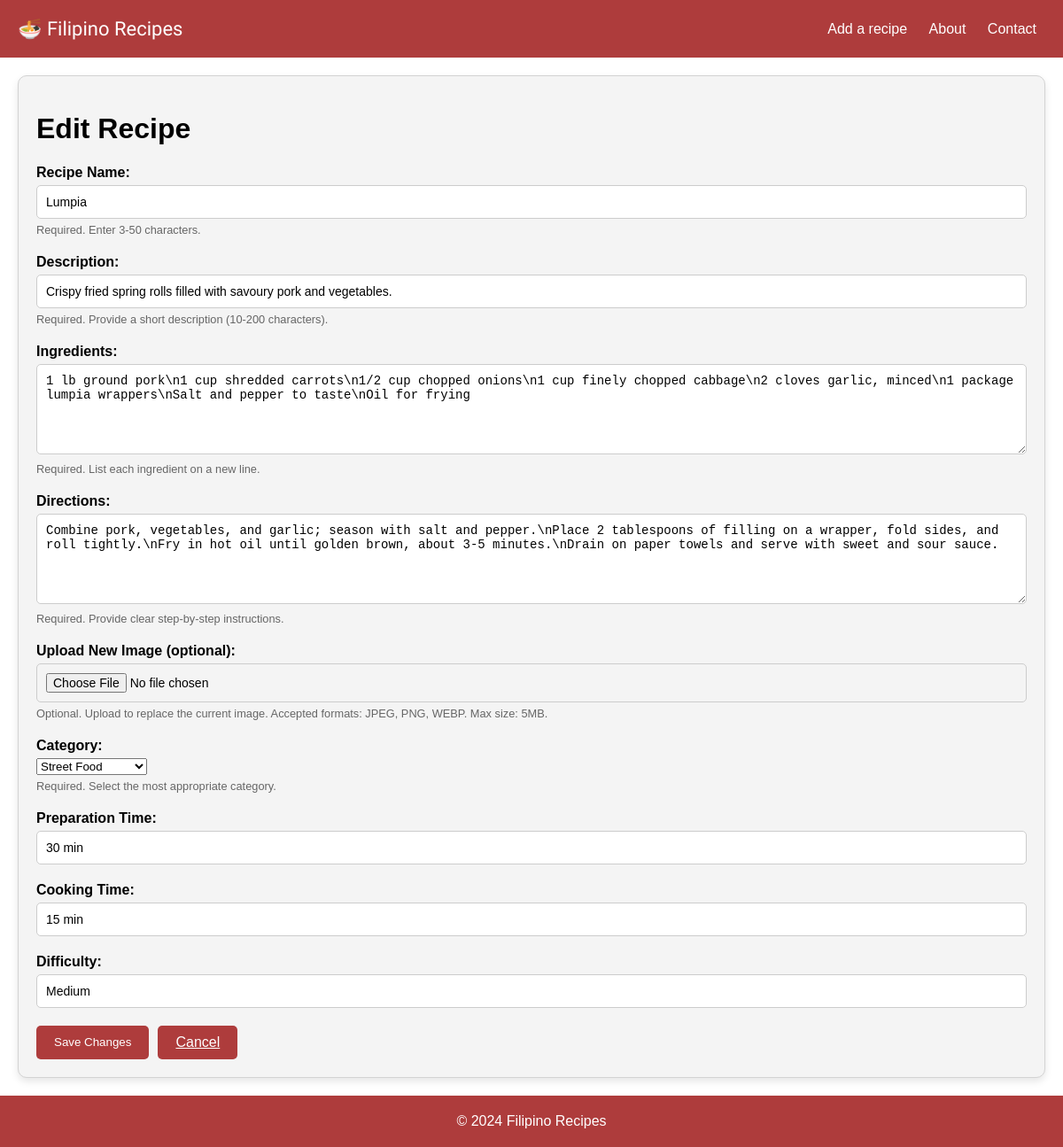
Screenshot of /recipe/3/edit with the database file from the repository.
### tables this page shows
CREATE TABLE "recipes" (id INTEGER PRIMARY KEY AUTOINCREMENT, name TEXT NOT NULL, category TEXT NOT NULL, short_description TEXT NOT NULL, long_description TEXT, ingredients_text TEXT, directions_text TEXT, image_path TEXT, image_alt TEXT, prep_time TEXT, cook_time TEXT, difficulty TEXT);

### app.py (the view, shortened to what this page needs)
    @app.route('/recipe/<int:recipe_id>/edit', methods=['GET', 'POST'])
    def edit_recipe(recipe_id):
        db = get_db()
        recipe_row = db.execute('SELECT * FROM recipes WHERE id = ?', (recipe_id,)).fetchone()
        if recipe_row is None:
            abort(404)
        recipe = dict(recipe_row)
        error = None
        return render_template('edit_recipe.html', recipe=recipe, error=error, active_page='edit_recipe')

### db.py (called while the page is built)
def get_db():
    if 'db' not in g:
        database_path = current_app.config['DATABASE']
        g.db = sqlite3.connect(database_path)
        g.db.row_factory = sqlite3.Row
    return g.db

### templates/edit_recipe.html (shortened to what this page needs)
{% extends "base.html" %}
{% block content %}
<main class="recipe-content" role="main">
    <div class="form-container">
        <h1 id="form-heading">Edit Recipe</h1>
        <form action="{{ url_for('edit_recipe', recipe_id=recipe.id) }}" method="post" id="recipe-form" aria-labelledby="form-heading" enctype="multipart/form-data">
            <div class="form-group">
                <label for="recipe-name">Recipe Name:</label>
                <input type="text" id="recipe-name" name="recipe-name" required minlength="3" maxlength="50" aria-required="true" value="{{ recipe.name }}">
                <span class="form-hint">Required. Enter 3-50 characters.</span>
            </div>
            <div class="form-group">
                <label for="recipe-desc">Description:</label>
                <input type="text" id="recipe-desc" name="recipe-desc" required minlength="10" maxlength="200" aria-required="true" value="{{ recipe.short_description }}">
                <span class="form-hint">Required. Provide a short description (10-200 characters).</span>
            </div>
            <div class="form-group">
                <label for="ingredients">Ingredients:</label>
                <textarea id="ingredients" name="ingredients" rows="5" required aria-required="true">{{ recipe.ingredients_text }}</textarea>
                <span class="form-hint">Required. List each ingredient on a new line.</span>
            </div>
            <div class="form-group">
                <label for="directions">Directions:</label>
                <textarea id="directions" name="directions" rows="5" required aria-required="true">{{ recipe.directions_text }}</textarea>
                <span class="form-hint">Required. Provide clear step-by-step instructions.</span>
            </div>
            <div class="form-group">
                <label for="image-upload">Upload New Image (optional):</label>
                <input type="file" id="image-upload" name="image-upload" accept="image/jpeg, image/png, image/webp" aria-describedby="image-hint">
                <span id="image-hint" class="form-hint">Optional. Upload to replace the current image. Accepted formats: JPEG, PNG, WEBP. Max size: 5MB.</span>
            </div>
            <div class="form-group">
                <label for="recipe-category">Category:</label>
                <select id="recipe-category" name="recipe-category" required aria-required="true">
                    <option value="Street Food" {% if recipe.category == 'Street Food' %}selected{% endif %}>Street Food</option>
                </select>
                <span class="form-hint">Required. Select the most appropriate category.</span>
            </div>
            <div class="form-group">
                <label for="prep-time">Preparation Time:</label>
                <input type="text" id="prep-time" name="prep-time" value="{{ recipe.prep_time }}" placeholder="e.g. 15 min">
            </div>
            <div class="form-group">
                <label for="cook-time">Cooking Time:</label>
                <input type="text" id="cook-time" name="cook-time" value="{{ recipe.cook_time }}" placeholder="e.g. 45 min">
            </div>
            <div class="form-group">
                <label for="difficulty">Difficulty:</label>
                <input type="text" id="difficulty" name="difficulty" value="{{ recipe.difficulty }}" placeholder="e.g. Easy">
            </div>
            <div class="form-actions">
                <button type="submit" class="btn" aria-label="Save changes to this recipe">Save Changes</button>
                <a href="{{ url_for('recipe_detail', recipe_id=recipe.id) }}" class="btn" role="button" aria-label="Cancel and return to recipe details">Cancel</a>
            </div>
        </form>
    </div>
</main>
{% endblock %}

### static/css/styles.css (style rules this page uses)
:root { --red-color: rgb(174, 60, 60); --dark-red: rgb(150, 60, 60); --light-gray: #f4f4f4; --border-color: #ccc; }
body { margin: 0; font-family: Arial, sans-serif; box-sizing: border-box; }
.recipe-content { display: flex; flex-wrap: wrap; gap: 20px; padding-left: 20px; padding-right: 20px; box-sizing: border-box; }
.form-container { background-color: var(--light-gray); padding: 20px; border-radius: 10px; box-shadow: 0px 4px 8px rgba(0, 0, 0, 0.1); width: 100%; max-width: none; margin: 0 auto; border: 1px solid lightgrey; box-sizing: border-box; }
.form-group { margin-bottom: 20px; }
.form-group label { display: block; margin-bottom: 5px; font-weight: bold; }
.form-group input, .form-group textarea { width: 100%; padding: 10px; font-size: 14px; border: 1px solid #ccc; border-radius: 5px; box-sizing: border-box; }
.form-actions { display: flex; gap: 10px; justify-content: flex-start; }
.form-hint { display: block; font-size: 0.8em; color: #666; margin-top: 5px; }
.btn { padding: 10px 20px; background-color: var(--red-color); color: white; border: none; border-radius: 5px; cursor: pointer; transition: background-color 0.3s ease; }

### rows the page displays
recipes: recipe-name "Lumpia", recipe-desc "Crispy fried spring rolls filled with savoury pork and vegetables.", ingredients "1 lb ground pork\\n1 cup shredded carrots\\n1/2 cup chopped onions\\n1 cup finely chopped cabbage\\n2 cloves garlic, minced\\n1 package lumpia wrappers\\nSalt and pepper to taste\\nOil for frying", directions "Combine pork, vegetables, and garlic; season with salt and pepper.\\nPlace 2 tablespoons of filling on a wrapper, fold sides, and roll tightly.\\nFry in hot oil until golden brown, about 3-5 minutes.\\nDrain on paper towels and serve with sweet and sour sauce.", recipe-category "Street Food", prep-time "30 min", cook-time "15 min", difficulty "Medium"
